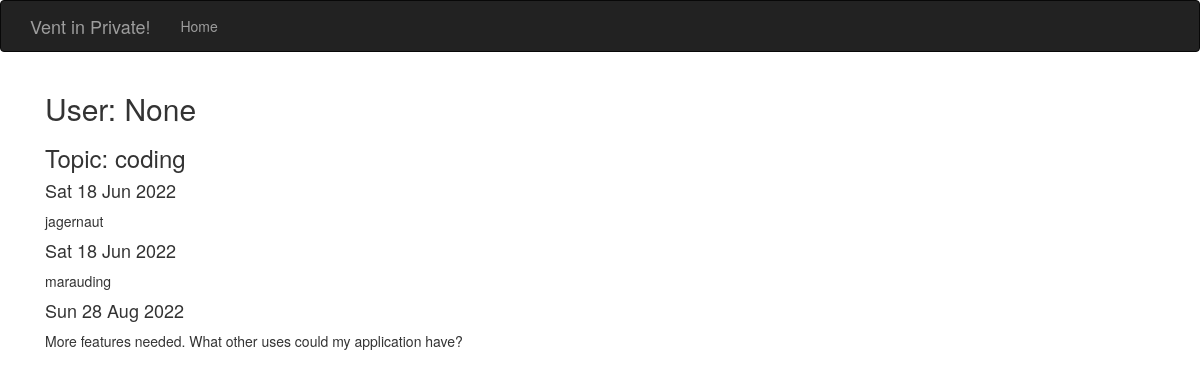
The app's page /show_thoughts/14&coding with its own data.
### model.py (models this page shows, shortened)
class Thought(db.Model):
    __tablename__ = 'thoughts'
    id = db.Column(db.Integer, primary_key=True)
    content = db.Column(db.String(200), nullable=False)
    date_created = db.Column(db.DateTime, default=datetime.utcnow)
    topic_id = db.Column(db.Integer, db.ForeignKey('topics.id'))

### app.py (the view)
@app.route('/show_thoughts/<int:id>&<string:topic_name>')
def show_topic(id,topic_name):
    thoughts = Thought.query.filter_by(topic_id=id).all()
    return render_template('thought.html', thoughts=thoughts, topic_name=topic_name,name=session.get('name'))

### templates/thought.html
{% extends 'base.html'%}
{% block page_content%}
    <div class="container">
        <h2>User: {{name}}</h2>
        <h3>Topic: {{topic_name}}</h3>
        {% for thought in thoughts%}
        <div class="thought_item">
            <h4>{{thought.date_created.strftime("%a %d %b %Y")}}</h4>
            <p>
                {{thought.content}}
            </p>
        </div>
        {% endfor %}
    </div>
{% endblock %}

### records on screen
Thought: date_created "Sat 18 Jun 2022", content "jagernaut"
Thought: date_created "Sat 18 Jun 2022", content "marauding"
Thought: date_created "Sun 28 Aug 2022", content "More features needed. What other uses could my application have?"

### other values on screen
{{ name }} "None"
{{ topic_name }} "coding"
